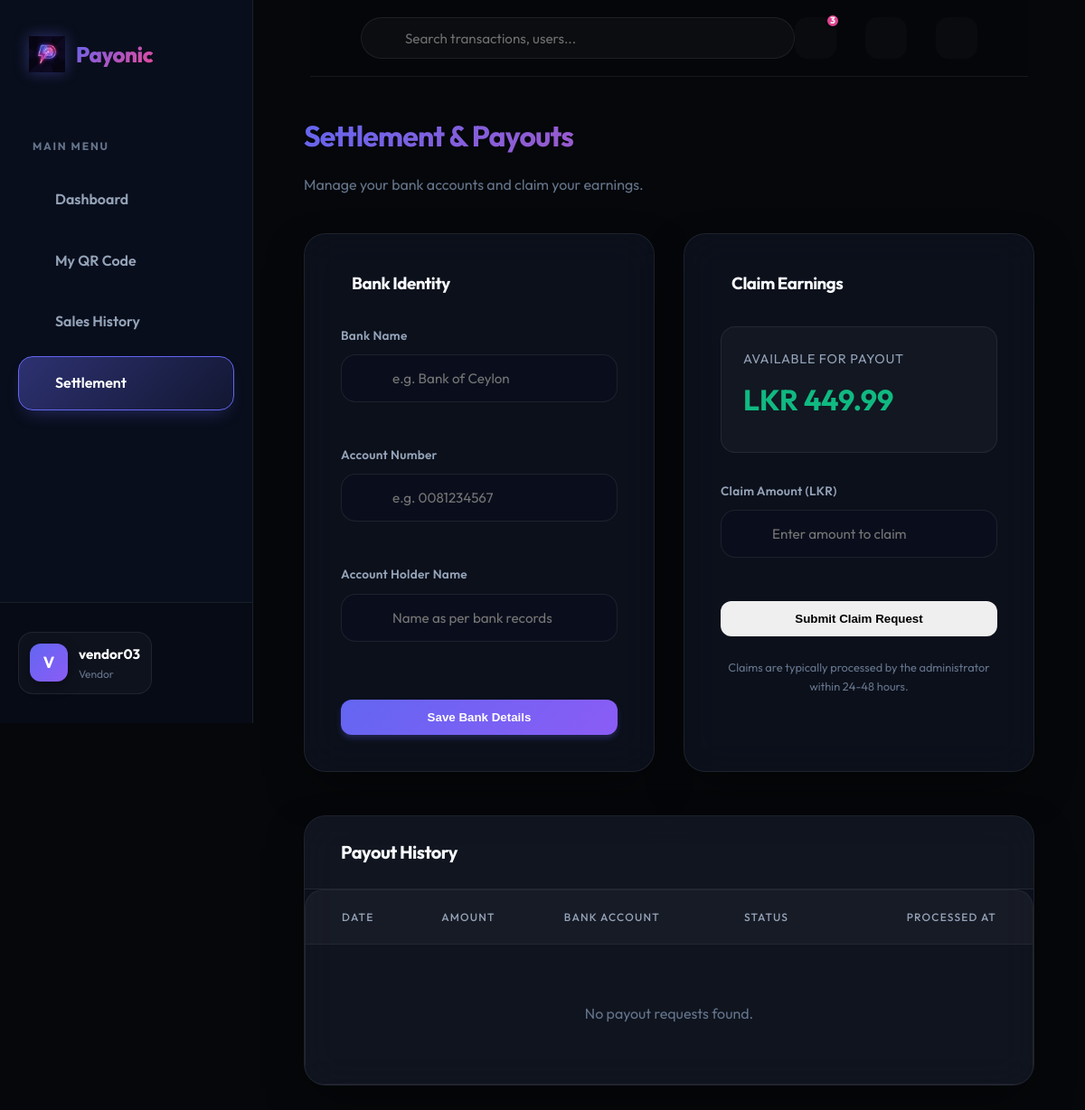
/vendor/settlement (signed in), run on the app's committed database.
### app/models.py (models this page shows, shortened)
class User(UserMixin, db.Model):
    id = db.Column(db.Integer, primary_key=True)
    username = db.Column(db.String(64), index=True, unique=True, nullable=False)
    email = db.Column(db.String(120), index=True, unique=True, nullable=False)
    password_hash = db.Column(db.String(128))
    role = db.Column(db.String(20), nullable=False)  # student, vendor, admin
    is_active_user = db.Column(db.Boolean, default=True)
    phone_number = db.Column(db.String(20))
    registration_number = db.Column(db.String(50)) # For students
    student_id = db.Column(db.String(20)) # Internal ID
    vendor_name = db.Column(db.String(100)) # For vendors
    business_name = db.Column(db.String(100)) # For vendors
    business_type = db.Column(db.String(50)) # For vendors
    is_approved_vendor = db.Column(db.Boolean, default=False)
    profile_pic = db.Column(db.String(255))
    merchant_id = db.Column(db.String(50), unique=True)
    bank_name = db.Column(db.String(100))
    account_number = db.Column(db.String(50))
    account_holder_name = db.Column(db.String(100))
    wallet = db.relationship('Wallet', backref='owner', uselist=False, lazy=True)
    sent_transactions = db.relationship('Transaction', foreign_keys='Transaction.sender_id', backref='sender', lazy='dynamic')
    received_transactions = db.relationship('Transaction', foreign_keys='Transaction.receiver_id', backref='receiver', lazy='dynamic')
    qr_codes = db.relationship('QRCode', backref='vendor', lazy='dynamic')
    payout_requests = db.relationship('PayoutRequest', foreign_keys='PayoutRequest.vendor_id', backref='vendor', lazy='dynamic')
    two_factor_enabled = db.Column(db.Boolean, default=False)
    otp_secret = db.Column(db.String(32))
    low_balance_threshold = db.Column(db.Float, default=100.0) # LKR
    refund_requests = db.relationship('RefundRequest', foreign_keys='RefundRequest.user_id', backref='requester', lazy='dynamic')
    budgets = db.relationship('Budget', backref='user', lazy='dynamic')
    created_bills = db.relationship('SplitBill', backref='creator', lazy='dynamic')
    split_participations = db.relationship('SplitBillParticipant', backref='user', lazy='dynamic')
    notifications = db.relationship('Notification', backref='user', lazy='dynamic')
    @property
    def is_active(self):
        return self.is_active_user
    @property
    def unread_notification_count(self):
        return self.notifications.filter_by(is_read=False).count()

class Wallet(db.Model):
    id = db.Column(db.Integer, primary_key=True)
    user_id = db.Column(db.Integer, db.ForeignKey('user.id'), unique=True, nullable=False)
    balance = db.Column(db.Float, default=0.0)
    last_updated = db.Column(db.DateTime, default=datetime.utcnow, onupdate=datetime.utcnow)

### app/vendor/routes.py (the view, shortened to what this page needs)
@bp.route('/settlement', methods=['GET', 'POST'])
@login_required
def settlement():
    if current_user.role != 'vendor':
        return redirect(url_for('main.index'))
    bank_form = BankDetailsForm(obj=current_user)
    payout_form = PayoutRequestForm()
    payouts = PayoutRequest.query.filter_by(vendor_id=current_user.id).order_by(PayoutRequest.created_at.desc()).all()
    return render_template('vendor/settlement.html',
                           title='Settlement & Payouts',
                           bank_form=bank_form,
                           payout_form=payout_form,
                           payouts=payouts)

### app/vendor/forms.py
class BankDetailsForm(FlaskForm):
    bank_name = StringField('Bank Name', validators=[DataRequired(), Length(max=100)])
    account_number = StringField('Account Number', validators=[DataRequired(), Length(max=50)])
    account_holder_name = StringField('Account Holder Name', validators=[DataRequired(), Length(max=100)])
    submit = SubmitField('Save Bank Details')

class PayoutRequestForm(FlaskForm):
    amount = FloatField('Claim Amount (LKR)', validators=[DataRequired(), NumberRange(min=100.0, message="Minimum claim is LKR 100")])
    submit = SubmitField('Submit Claim Request')

### app/models.py (called while the page is built)
@login.user_loader
def load_user(id):
    return User.query.get(int(id))

### app/templates/vendor/settlement.html (shortened to what this page needs)
{% extends "base.html" %}
{% block content %}
<div class="animate-fade-in">
    <div style="margin-bottom: 2.5rem;">
        <h1 class="text-gradient">Settlement & Payouts</h1>
        <p style="color: var(--text-dim);">Manage your bank accounts and claim your earnings.</p>
    </div>
    <div class="portal-grid">
        <div class="col-span-6 glass-panel" style="padding: 2.5rem;">
            <h3 style="margin-bottom: 2rem; display: flex; align-items: center; gap: 0.75rem;">
                 Bank Identity
            </h3>
            <form method="POST" action="">
                <div style="display: grid; gap: 1.5rem;">
                    <div class="form-group">
                        <label class="form-label">{{ bank_form.bank_name.label }}</label>
                        {{ bank_form.bank_name(class="form-control", placeholder="e.g. Bank of Ceylon") }}
                    </div>
                    <div class="form-group">
                        <label class="form-label">{{ bank_form.account_number.label }}</label>
                        {{ bank_form.account_number(class="form-control", placeholder="e.g. 0081234567") }}
                    </div>
                    <div class="form-group">
                        <label class="form-label">{{ bank_form.account_holder_name.label }}</label>
                        {{ bank_form.account_holder_name(class="form-control", placeholder="Name as per bank records")
                        }}
                    </div>
                    {{ bank_form.submit(class="btn btn-primary", style="width: 100%; margin-top: 1rem;") }}
                </div>
            </form>
        </div>
        <div class="col-span-6 glass-panel" style="padding: 2.5rem;">
            <h3 style="margin-bottom: 2rem; display: flex; align-items: center; gap: 0.75rem;">
                 Claim Earnings
            </h3>
            <div
                style="margin-bottom: 2rem; padding: 1.5rem; background: rgba(255,255,255,0.03); border-radius: 1rem; border: 1px solid var(--border);">
                <p class="stat-label">Available for Payout</p>
                <div class="stat-value" style="color: var(--success); font-size: 2rem;">LKR {{
                    "{:.2f}".format(current_user.wallet.balance) }}</div>
            </div>
            <form method="POST" action="">
                <div style="display: grid; gap: 1.5rem;">
                    <div class="form-group">
                        <label class="form-label">{{ payout_form.amount.label }}</label>
                        {{ payout_form.amount(class="form-control", placeholder="Enter amount to claim") }}
                    </div>
                    {{ payout_form.submit(class="btn btn-secondary", style="width: 100%; box-shadow:
                    var(--shadow-neon-pink);") }}
                </div>
                <p style="margin-top: 1.5rem; font-size: 0.8rem; color: var(--text-dim); text-align: center;">
                     Claims are typically processed by the administrator within 24-48
                    hours.
                </p>
            </form>
        </div>
        <div class="col-span-12 glass-panel" style="margin-top: 1rem; padding: 0; overflow: hidden;">
            <div
                style="padding: 1.5rem 2.5rem; border-bottom: 1px solid var(--border); background: rgba(255,255,255,0.02);">
                <h3 style="margin: 0; font-size: 1.25rem;">Payout History</h3>
            </div>
            <div class="table-container">
                <table style="width: 100%;">
                    <thead>
                        <tr>
                            <th style="padding-left: 2.5rem;">Date</th>
                            <th>Amount</th>
                            <th>Bank Account</th>
                            <th>Status</th>
                            <th style="text-align: right; padding-right: 2.5rem;">Processed At</th>
                        </tr>
                    </thead>
                    <tbody>
                        {% for p in payouts %}
                        <tr>
                            <td style="padding-left: 2.5rem; color: var(--text-muted);">{{
                                p.created_at.strftime('%Y-%m-%d %H:%M') }}</td>
                            <td style="font-weight: 700; color: white;">LKR {{ "{:.2f}".format(p.amount) }}</td>
                            <td>
                                <div style="font-size: 0.9rem;">{{ p.bank_name }}</div>
                                <div style="font-size: 0.75rem; color: var(--text-dim);">{{ p.account_number }}</div>
                            </td>
                            <td>
                                <span class="badge-pill"
                                    style="
                                    background: {{ 'rgba(245, 158, 11, 0.1)' if p.status == 'pending' else ('rgba(16, 185, 129, 0.1)' if p.status == 'approved' else 'rgba(239, 68, 68, 0.1)') }};
                                    color: {{ 'var(--warning)' if p.status == 'pending' else ('var(--success)' if p.status == 'approved' else 'var(--danger)') }};
                                    border: 1px solid {{ 'rgba(245, 158, 11, 0.2)' if p.status == 'pending' else ('rgba(16, 185, 129, 0.2)' if p.status == 'approved' else 'rgba(239, 68, 68, 0.2)') }};">
                                    {{ p.status|capitalize }}
                                </span>
                            </td>
                            <td
                                style="text-align: right; padding-right: 2.5rem; color: var(--text-dim); font-size: 0.85rem;">
                                {{ p.reviewed_at.strftime('%Y-%m-%d %H:%M') if p.reviewed_at else '---' }}
                            </td>
                        </tr>
                        {% else %}
                        <tr>
                            <td colspan="5" style="text-align: center; padding: 4rem; color: var(--text-dim);">
                                No payout requests found.
                            </td>
                        </tr>
                        {% endfor %}
                    </tbody>
                </table>
            </div>
        </div>
    </div>
</div>
{% endblock %}

### app/templates/base.html (shortened to what this page needs)
<!doctype html>
<html lang="en">
<head>
  <link rel="stylesheet" href="{{ url_for('static', filename='css/style.css') }}">
  <link href="https://cdn.jsdelivr.net/npm/remixicon@3.5.0/fonts/remixicon.css" rel="stylesheet">
</head>
<body>
  {% set is_portal = current_user.is_authenticated %}
  <div class="{{ 'portal-layout' if is_portal else 'landing-layout' }}">
    {% if is_portal %}
    <aside class="sidebar">
      <div class="sidebar-brand">
        <a href="{{ url_for('main.index') }}" class="nav-brand">
          <img src="{{ url_for('static', filename='img/payonic_logo.png') }}" alt="Payonic Logo">
          <span class="text-gradient">Payonic</span>
        </a>
      </div>
      <nav class="sidebar-nav">
        <div class="nav-section">Main Menu</div>
        <a href="{{ url_for('main.dashboard' if current_user.role == 'student' else ('vendor.dashboard' if current_user.role == 'vendor' else 'admin.dashboard')) }}"
          class="sidebar-link {{ 'active' if request.endpoint in ['main.dashboard', 'vendor.dashboard', 'admin.dashboard'] }}">
           Dashboard
        </a>
        {% if current_user.role == 'vendor' %}
        <a href="{{ url_for('vendor.generate_qr') }}"
          class="sidebar-link {{ 'active' if request.endpoint == 'vendor.generate_qr' }}">
           My QR Code
        </a>
        <a href="{{ url_for('vendor.dashboard') }}"
          class="sidebar-link {{ 'active' if request.endpoint == 'vendor.dashboard' and not request.query_string }}">
           Sales History
        </a>
        <a href="{{ url_for('vendor.settlement') }}"
          class="sidebar-link {{ 'active' if request.endpoint == 'vendor.settlement' }}">
           Settlement
        </a>
        {% endif %}
      </nav>
      <div class="sidebar-footer">
        <div class="user-pill">
          <div class="user-avatar"
            style="overflow: hidden; display: flex; align-items: center; justify-content: center;">
            {% if current_user.profile_pic %}
            <img src="{{ url_for('static', filename=current_user.profile_pic) }}" alt="P"
              style="width: 100%; height: 100%; object-fit: cover;">
            {% else %}
            {{ current_user.username[0]|upper }}
            {% endif %}
          </div>
          <div class="user-info">
            <div class="user-name">{{ current_user.username }}</div>
            <div class="user-role">{{ current_user.role }}</div>
          </div>
        </div>
        <a href="{{ url_for('auth.logout') }}" class="logout-btn" title="Logout">
        </a>
      </div>
    </aside>
    {% endif %}
    <main class="{{ 'main-wrapper' if is_portal else 'landing-main' }}">
      {% if is_portal %}
      <header class="portal-header">
        <div class="header-search">
          <input type="text" placeholder="Search transactions, users...">
        </div>
        <div class="header-actions">
          <a href="{{ url_for('main.notifications') }}" class="action-icon">
            {% if current_user.unread_notification_count > 0 %}
            <span class="badge">{{ current_user.unread_notification_count }}</span>
            {% endif %}
          </a>
          <button id="theme-toggle" class="action-icon"
            style="border: none; cursor: pointer; color: var(--text-dim); outline: none;">
          </button>
          <a href="{{ url_for('main.settings') }}" class="action-icon">
          </a>
        </div>
      </header>
      {% endif %}
      <div class="{{ 'portal-content' if is_portal else 'container landing-content' }}">
        {% block content %}{% endblock %}
      </div>
    </main>
  </div>
</body>
</html>

### data on the page
User: username "V", username "vendor03", role "Vendor"
Wallet: wallet.balance "449.99"

### other printed values
{{ current_user.unread_notification_count }} "3"
{{ bank_form.bank_name.label }} "Bank Name"
{{ bank_form.account_number.label }} "Account Number"
{{ bank_form.account_holder_name.label }} "Account Holder Name"
{{ payout_form.amount.label }} "Claim Amount (LKR)"
